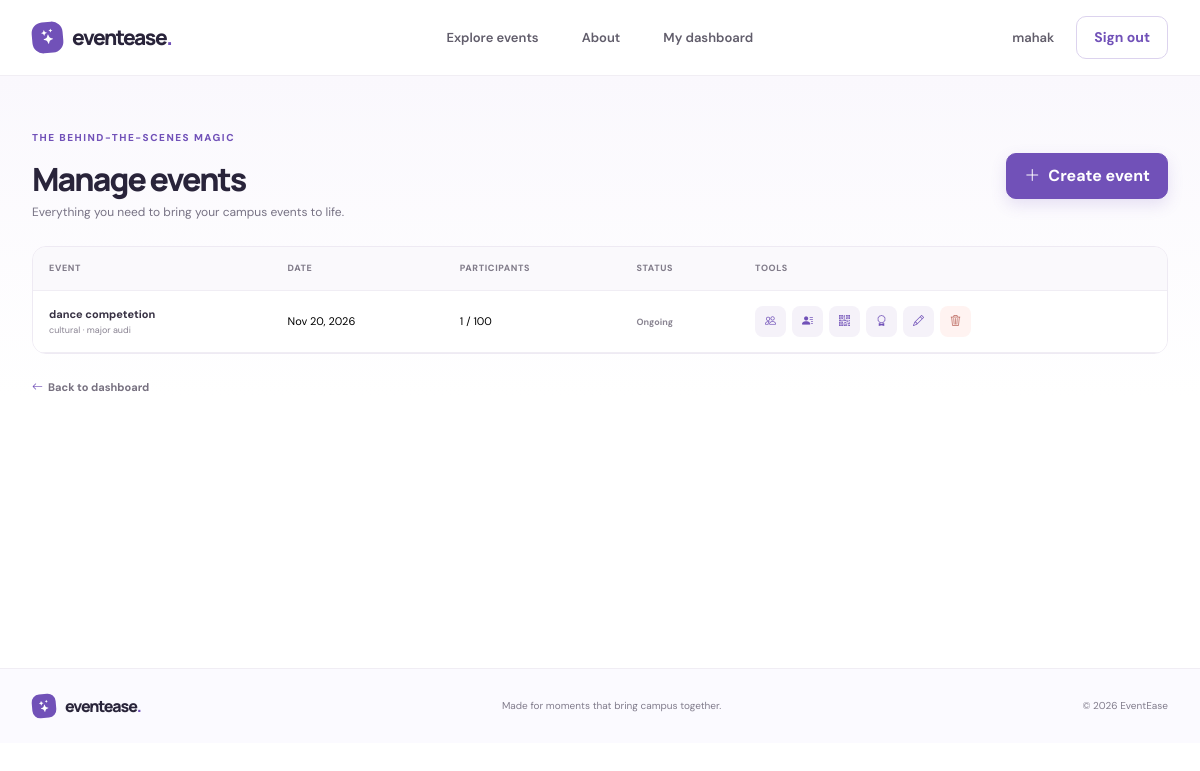
Screenshot of /admin/events (signed in) with the database file from the repository.
### models.py (models this page shows, shortened)
class User(UserMixin, db.Model):
    __table_args__ = (
        CheckConstraint("role IN ('super_admin', 'admin', 'student')", name="ck_user_role"),
    )
    id = db.Column(db.Integer, primary_key=True)
    full_name = db.Column(db.String(120), nullable=False)
    email = db.Column(db.String(254), unique=True, nullable=False, index=True)
    password_hash = db.Column(db.String(256), nullable=False)
    role = db.Column(db.String(20), nullable=False)
    is_approved = db.Column(db.Boolean, nullable=False, default=True)
    is_active_account = db.Column(db.Boolean, nullable=False, default=True)
    employee_id = db.Column(db.String(60), unique=True)
    enrollment_number = db.Column(db.String(60), unique=True)
    department = db.Column(db.String(120))
    course_year = db.Column(db.String(80))
    created_at = db.Column(db.DateTime, nullable=False, default=utcnow)
    registrations = db.relationship("Registration", back_populates="student", cascade="all, delete-orphan")
    attendances = db.relationship("Attendance", back_populates="student", cascade="all, delete-orphan")
    certificates = db.relationship("Certificate", back_populates="student", cascade="all, delete-orphan")
    @property
    def is_active(self):
        return self.is_active_account and (self.role != "admin" or self.is_approved)

class Event(db.Model):
    __table_args__ = (CheckConstraint("capacity > 0", name="ck_event_capacity_positive"),)
    id = db.Column(db.Integer, primary_key=True)
    title = db.Column(db.String(180), nullable=False)
    description = db.Column(db.Text, nullable=False)
    venue = db.Column(db.String(180), nullable=False)
    event_date = db.Column(db.Date, nullable=False, index=True)
    start_time = db.Column(db.Time, nullable=False)
    end_time = db.Column(db.Time, nullable=False)
    registration_opens = db.Column(db.DateTime, nullable=False)
    registration_closes = db.Column(db.DateTime, nullable=False)
    category = db.Column(db.String(80), nullable=False)
    capacity = db.Column(db.Integer, nullable=False)
    poster_filename = db.Column(db.String(255))
    attendance_token = db.Column(db.String(64), unique=True, nullable=False)
    created_by_id = db.Column(db.Integer, db.ForeignKey("user.id"), nullable=False)
    registrations = db.relationship("Registration", back_populates="event", cascade="all, delete-orphan")
    organizers = db.relationship("Organizer", back_populates="event", cascade="all, delete-orphan")
    attendances = db.relationship("Attendance", back_populates="event", cascade="all, delete-orphan")
    certificate_template = db.relationship(
        "CertificateTemplate", back_populates="event", uselist=False, cascade="all, delete-orphan"
    )
    certificates = db.relationship("Certificate", back_populates="event", cascade="all, delete-orphan")
    @property
    def status(self):
        today = utcnow().date()
        if self.event_date < today:
            return "Completed"
        if self.event_date == today:
            return "Ongoing"
        return "Upcoming"
    @property
    def registration_count(self):
        return len(self.registrations)

### app.py (the view)
    @app.route("/admin/events")
    @roles_required("admin", "super_admin")
    def manage_events():
        query = Event.query.order_by(Event.event_date.desc())
        if current_user.role == "admin":
            query = query.filter_by(created_by_id=current_user.id)
        return render_template("manage_events.html", events=query.all())

### models.py (called while the page is built)
def utcnow():
    return datetime.now(timezone.utc).replace(tzinfo=None)

### templates/manage_events.html (shortened to what this page needs)
{% extends "base.html" %}
{% block content %}
<section class="dashboard-wrap"><div class="container">
  <div class="page-title-row"><div><div class="eyebrow">The behind-the-scenes magic</div><h1>Manage events</h1><p>Everything you need to bring your campus events to life.</p></div><a class="btn btn-primary-purple" href="{{ url_for('create_event') }}"><i class="bi bi-plus-lg me-2"></i>Create event</a></div>
  <div class="management-table-wrap"><table class="table management-table"><thead><tr><th>Event</th><th>Date</th><th>Participants</th><th>Status</th><th>Tools</th></tr></thead><tbody>
  {% for event in events %}<tr>
    <td><a class="table-event-name" href="{{ url_for('event_detail', event_id=event.id) }}">{{ event.title }}</a><small>{{ event.category }} · {{ event.venue }}</small></td>
    <td>{{ event.event_date.strftime('%b %d, %Y') }}</td><td>{{ event.registration_count }} / {{ event.capacity }}</td><td><span class="event-status">{{ event.status }}</span></td>
    <td><div class="table-actions"><a class="icon-action" href="{{ url_for('participants', event_id=event.id) }}" title="Participants"><i class="bi bi-people"></i></a><a class="icon-action" href="{{ url_for('organizers', event_id=event.id) }}" title="Organizers"><i class="bi bi-person-lines-fill"></i></a><a class="icon-action" href="{{ url_for('event_qr', event_id=event.id) }}" title="Attendance QR" target="_blank"><i class="bi bi-qr-code"></i></a><a class="icon-action" href="{{ url_for('certificate_template', event_id=event.id) }}" title="Certificate template"><i class="bi bi-award"></i></a><a class="icon-action" href="{{ url_for('edit_event', event_id=event.id) }}" title="Edit event"><i class="bi bi-pencil"></i></a>
    <form method="post" action="{{ url_for('delete_event', event_id=event.id) }}" onsubmit="return confirm('Delete this event and its associated registrations?')"><input type="hidden" name="csrf_token" value="{{ csrf_token() }}"><button class="icon-action icon-action-danger" title="Delete event"><i class="bi bi-trash3"></i></button></form></div></td>
  </tr>{% else %}<tr><td colspan="5"><div class="empty-state table-empty"><h3>No events to manage yet</h3><p>Create your first event to get started.</p></div></td></tr>{% endfor %}
  </tbody></table></div>
  <a class="auth-back mt-4 d-inline-flex" href="{{ url_for('dashboard') }}"><i class="bi bi-arrow-left"></i> Back to dashboard</a>
</div></section>
{% endblock %}

### templates/base.html (shortened to what this page needs)
<!doctype html>
<html lang="en">
<head>
  <link href="https://cdn.jsdelivr.net/npm/bootstrap@5.3.3/dist/css/bootstrap.min.css" rel="stylesheet">
  <link href="https://cdn.jsdelivr.net/npm/bootstrap-icons@1.11.3/font/bootstrap-icons.min.css" rel="stylesheet">
  <link href="{{ url_for('static', filename='css/style.css') }}" rel="stylesheet">
</head>
<body>
<nav class="navbar navbar-expand-lg navbar-light site-nav">
  <div class="container">
    <a class="navbar-brand brand" href="{{ url_for('home') }}"><span class="brand-mark"><i class="bi bi-stars"></i></span> eventease<span class="brand-period">.</span></a>
    <div class="collapse navbar-collapse" id="mainNav">
      <ul class="navbar-nav mx-auto">
        <li class="nav-item"><a class="nav-link" href="{{ url_for('events') }}">Explore events</a></li>
        <li class="nav-item"><a class="nav-link" href="{{ url_for('about') }}">About</a></li>
        {% if current_user.is_authenticated %}
        <li class="nav-item"><a class="nav-link" href="{{ url_for('dashboard') }}">My dashboard</a></li>
        {% endif %}
      </ul>
      <div class="nav-actions">
        {% if current_user.is_authenticated %}
          <span class="nav-greeting d-none d-lg-inline">{{ current_user.full_name.split()[0] }}</span>
          <form method="post" action="{{ url_for('logout') }}" class="d-inline"><input type="hidden" name="csrf_token" value="{{ csrf_token() }}"><button class="btn btn-outline-purple btn-sm">Sign out</button></form>
        {% else %}
          <a class="nav-login" href="{{ url_for('login', role='student') }}">Log in</a>
          <a class="btn btn-primary-purple btn-sm" href="{{ url_for('get_started') }}">Get started <i class="bi bi-arrow-up-right ms-1"></i></a>
        {% endif %}
      </div>
    </div>
  </div>
</nav>
<main>
  {% block content %}{% endblock %}
</main>
<footer class="site-footer">
  <div class="container d-flex flex-wrap justify-content-between align-items-center gap-3">
    <a class="brand footer-brand" href="{{ url_for('home') }}"><span class="brand-mark"><i class="bi bi-stars"></i></span> eventease<span class="brand-period">.</span></a>
    <span>Made for moments that bring campus together.</span>
    <span>© {{ today.year }} EventEase</span>
  </div>
</footer>
</body>
</html>

### static/css/style.css (style rules this page uses)
:root { --ink: #29243a; --muted: #777284; --purple: #7151b8; --purple-dark: #543b91; --lavender: #f5f1fc; --lavender-strong: #e9e1f8; --line: #ece9f1; --white: #fff; --green: #2e7d62; --shadow: 0 16px 48px rgba(48, 34, 79, .08); --font-display: "Manrope", "DM Sans", sans-serif; --font-body: "DM Sans", sans-serif; }
* { box-sizing: border-box; }
body { background: #fff; color: var(--ink); font-family: var(--font-body); font-size: 15px; line-height: 1.65; }
a { color: inherit; text-decoration: none; }
h1, h2, h3, h4, .brand { font-family: var(--font-display); letter-spacing: -.045em; }
h1, h2, h3, p { margin-top: 0; }
.container { max-width: 1160px; }
.site-nav { background: rgba(255,255,255,.92); border-bottom: 1px solid rgba(236,233,241,.75); min-height: 76px; position: relative; z-index: 20; }
.brand { align-items: center; color: var(--ink); display: inline-flex; font-size: 21px; font-weight: 800; letter-spacing: -.07em; }
.brand-mark { align-items: center; background: var(--purple); border-radius: 11px; color: #fff; display: inline-flex; font-size: 15px; height: 31px; justify-content: center; margin-right: 9px; transform: rotate(-5deg); width: 31px; }
.brand-period { color: var(--purple); }
.navbar-nav { gap: 27px; }
.navbar-nav .nav-link { color: #615d6b; font-size: 13px; font-weight: 600; transition: color .2s ease; }
.nav-actions { align-items: center; display: flex; gap: 22px; }
.nav-login, .nav-greeting { color: #625e6b; font-size: 13px; font-weight: 600; }
.btn { border-radius: 10px; font-weight: 700; padding: 10px 17px; transition: transform .2s ease, box-shadow .2s ease, background .2s ease; }
.btn-primary-purple { background: var(--purple); border: 1px solid var(--purple); box-shadow: 0 6px 16px rgba(113,81,184,.16); color: #fff; }
.btn-outline-purple { background: #fff; border: 1px solid #dcd3ee; color: var(--purple); }
.eyebrow { color: var(--purple); font-size: 10px; font-weight: 800; letter-spacing: .15em; margin-bottom: 13px; text-transform: uppercase; }
.event-status { color: #8a8592; font-size: 9px; font-weight: 700; }
.site-footer { background: #fbfaff; border-top: 1px solid #f0edf4; color: #817c8c; font-size: 10px; padding: 24px 0; }
.footer-brand { font-size: 16px; }
.footer-brand .brand-mark { border-radius: 8px; font-size: 12px; height: 24px; width: 24px; }
.auth-back { color: #777180; font-size: 11px; font-weight: 700; }
.auth-back i { color: var(--purple); margin-right: 5px; }
.dashboard-wrap { background: linear-gradient(180deg,#faf8fd 0,#fff 320px); min-height: 74vh; padding: 54px 0 80px; }
.page-title-row { align-items: center; display: flex; justify-content: space-between; margin-bottom: 23px; }
.page-title-row h1 { font-size: 32px; font-weight: 800; letter-spacing: -.06em; margin: 0 0 5px; }
.page-title-row p { color: var(--muted); font-size: 12px; margin: 0; }
.management-table-wrap { background: white; border: 1px solid #eeeaf3; border-radius: 14px; overflow-x: auto; }
.management-table { font-size: 11px; margin: 0; min-width: 710px; vertical-align: middle; }
.management-table > :not(caption) > * > * { border-bottom-color: #f0edf4; padding: 14px 16px; }
.management-table thead th { background: #faf9fc; color: #817c8a; font-size: 9px; font-weight: 800; letter-spacing: .07em; text-transform: uppercase; white-space: nowrap; }
.table-event-name { color: #373143; display: block; font-size: 11px; font-weight: 700; }
.management-table td small { color: #898392; display: block; font-size: 9px; }
.table-actions { align-items: center; display: flex; gap: 6px; }
.table-actions form { display: inline-flex; margin: 0; }
.icon-action { align-items: center; background: #f5f2f9; border: 0; border-radius: 8px; color: var(--purple); cursor: pointer; display: inline-flex; height: 31px; justify-content: center; width: 31px; }
.icon-action-danger { background: #fff3f1; color: #b75f54; }

### rows the page displays
User: full_name "mahak"
Event: title "dance competetion", category "cultural", venue "major audi", event_date "Nov 20, 2026", registration_count "1", capacity "100", status "Ongoing"

### other values shown
{{ today.year }} "2026"
